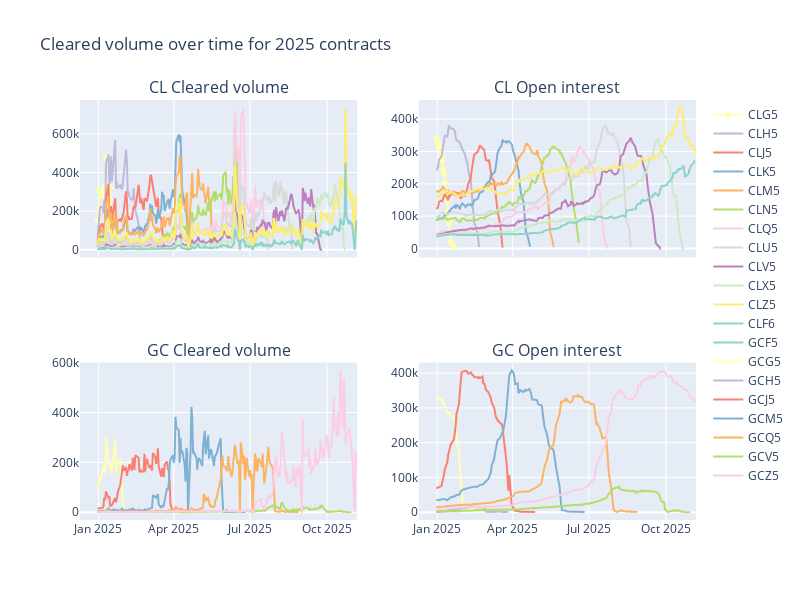

Source (notebook cell):
### Code cell
plot_df = stats.reset_index()
plot_groups = plot_df.groupby("Symbol")
colors = {group: next(color_palette) for group in plot_groups.groups}

x_col = "Trade date"
plot_cols = ["Cleared volume", "Open interest"]
subplot_titles = [f"{family} {col}" for family in futures_groups for col in plot_cols]

fig = make_subplots(
    rows=len(futures_groups),
    cols=len(plot_cols),
    shared_xaxes="all",
    subplot_titles=subplot_titles,
)

for i, (_, group_symbols) in enumerate(futures_groups.items()):
    for symbol in group_symbols:
        df = plot_groups.get_group(symbol)
        fig.add_trace(
            go.Scatter(
                x=df[x_col],
                y=df[plot_cols[0]],
                name=symbol,
                line=dict(color=colors[symbol]),
            ),
            row=i + 1,
            col=1,
        )
        fig.add_trace(
            go.Scatter(
                x=df[x_col],
                y=df[plot_cols[1]],
                name=symbol,
                line=dict(color=colors[symbol]),
                showlegend=False,
            ),
            row=i + 1,
            col=2,
        )

fig.update_layout(
    height=600,
    width=800,
    title_text="Cleared volume over time for 2025 contracts",
)
fig.show()
